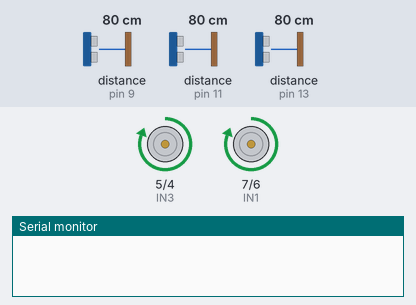
The sketch below on a simulated Arduino Uno, built with avr-gcc and run on an emulated ATmega328P. Shown: motor-driver pin pairs drawn as motors (green arrow = first pin HIGH = forward, orange = second pin HIGH = backward, longer = more drive), the last lines printed to the serial monitor. Wiring (inferred from the names in the program): 3 × ultrasonic range finder: trigger pin 8, echo pin 9 / trigger pin 10, echo pin 11 / trigger pin 12, echo pin 13. The test bench sets the inputs (shaded band); at power-on: distance to the obstacle (sensors on pin 9, pin 11, pin 13) 80 cm. The echo pulse lasts 58.3 µs per cm.

Above: at 2.4 s.
2.5 s: distance to the obstacle (sensor on pin 9) set to 8 cm
6.3 s: distance to the obstacle (sensor on pin 9) set to 5 cm
At 7.4 s:
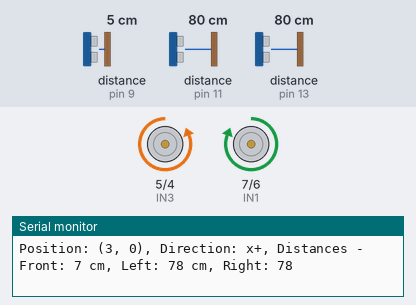
8.5 s: distance to the obstacle (sensor on pin 11) set to 84 cm
At 10.0 s:
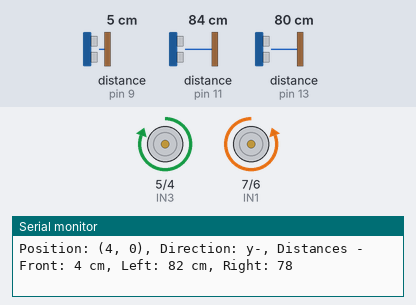
10.7 s: distance to the obstacle (sensor on pin 11) set to 2 cm
At 11.3 s:
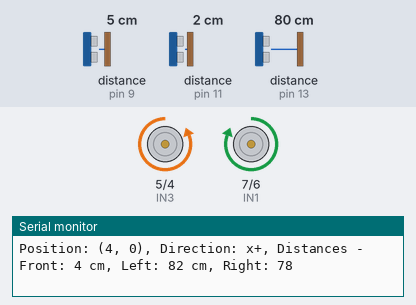
12.9 s: distance to the obstacle (sensor on pin 11) set to 120 cm
At 13.7 s:
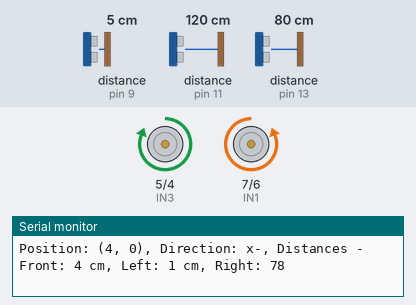
Timing chart, 0 to 15.9 s (numbered marks = the images above; inputs shaded):
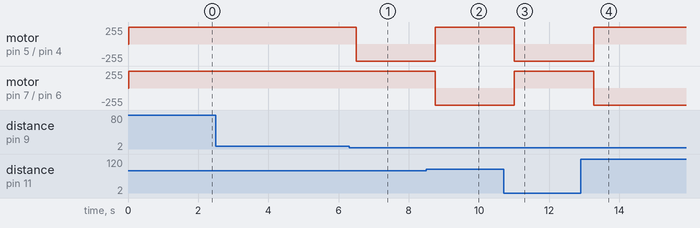

Measured:
- the behaviour switches between 7 and 6 cm on distance to the obstacle (sensor on pin 9) (found by bisection; images 0 and 1)
- the behaviour switches between 80 and 81 cm on distance to the obstacle (sensor on pin 11) (found by bisection; images 1 and 2)
- after the input at 6.3 s, motor on pin 5 (IN3) / pin 4 (IN4): forward 255/255 → backward 255/255 after 0.20 s
- after the input at 8.5 s, motor on pin 5 (IN3) / pin 4 (IN4): backward 255/255 → forward 255/255 after 0.26 s; motor on pin 7 (IN1) / pin 6 (IN2): forward 255/255 → backward 255/255 after 0.26 s
- after the input at 10.7 s, motor on pin 5 (IN3) / pin 4 (IN4): forward 255/255 → backward 255/255 after 0.31 s; motor on pin 7 (IN1) / pin 6 (IN2): backward 255/255 → forward 255/255 after 0.31 s
- after the input at 12.9 s, motor on pin 5 (IN3) / pin 4 (IN4): backward 255/255 → forward 255/255 after 0.37 s; motor on pin 7 (IN1) / pin 6 (IN2): forward 255/255 → backward 255/255 after 0.37 s

The sketch:

smartdrive.ino
```cpp
// Define motor driver pins connected to Arduino
#define IN1 7    // Input 1 for Motor A
#define IN2 6    // Input 2 for Motor A
#define IN3 5    // Input 1 for Motor B
#define IN4 4    // Input 2 for Motor B

// Define ultrasonic sensor pins
#define TRIG_FRONT 8
#define ECHO_FRONT 9
#define TRIG_LEFT 10
#define ECHO_LEFT 11
#define TRIG_RIGHT 12
#define ECHO_RIGHT 13

// Define obstacle detection distance thresholds (in cm)
#define MAP_DETECT_DISTANCE 10
#define OBSTACLE_DETECT_DISTANCE 5

// Define initial position and direction
int xPos = 0, yPos = 0; // Initial coordinates
int direction = 0;      // 0: x+, 1: y+, 2: x-, 3: y-

// Setup function
void setup() {
  // Set all motor driver pins as output
  pinMode(IN1, OUTPUT);
  pinMode(IN2, OUTPUT);
  pinMode(IN3, OUTPUT);
  pinMode(IN4, OUTPUT);

  // Set ultrasonic sensor pins as output/input
  pinMode(TRIG_FRONT, OUTPUT);
  pinMode(ECHO_FRONT, INPUT);
  pinMode(TRIG_LEFT, OUTPUT);
  pinMode(ECHO_LEFT, INPUT);
  pinMode(TRIG_RIGHT, OUTPUT);
  pinMode(ECHO_RIGHT, INPUT);

  // Start serial communication for HC-05 Bluetooth module
  Serial.begin(9600); // Set baud rate to match HC-05's default (9600)
}

// Loop function
void loop() {
  // Measure distances from the three ultrasonic sensors
  int distanceFront = getDistance(TRIG_FRONT, ECHO_FRONT);
  int distanceLeft = getDistance(TRIG_LEFT, ECHO_LEFT);
  int distanceRight = getDistance(TRIG_RIGHT, ECHO_RIGHT);

  // Obstacle avoidance and mapping logic
  if (distanceFront > OBSTACLE_DETECT_DISTANCE) {
    if (distanceFront <= MAP_DETECT_DISTANCE) {
      // Send position and distance to Python for mapping via Bluetooth
      sendPositionAndDistance(distanceFront, distanceLeft, distanceRight);
    }
    // No close obstacle ahead, move forward
    moveForward();
    updatePosition();
  } else {
    // Obstacle detected at 5 cm, decide whether to turn left or right
    if (distanceLeft > distanceRight) {
      turnLeft();
    } else {
      turnRight();
    }
    // Send updated position after turning
    sendPositionAndDistance(distanceFront, distanceLeft, distanceRight);
  }

  delay(100); // Small delay to stabilize sensor readings
}

// Function to measure distance using ultrasonic sensor
int getDistance(int trigPin, int echoPin) {
  digitalWrite(trigPin, LOW);
  delayMicroseconds(2);
  digitalWrite(trigPin, HIGH);
  delayMicroseconds(10);
  digitalWrite(trigPin, LOW);

  long duration = pulseIn(echoPin, HIGH);
  int distance = duration * 0.034 / 2; // Convert time to distance in cm
  return distance;
}

// Function to move the car forward slowly
void moveForward() {
  digitalWrite(IN1, HIGH);
  digitalWrite(IN2, LOW);
  digitalWrite(IN3, HIGH);
  digitalWrite(IN4, LOW);
  delay(1500); // Longer delay for slower movement
}

// Function to turn the car left
void turnLeft() {
  direction = (direction + 1) % 4;  // Update direction (left turn)
  digitalWrite(IN1, LOW);
  digitalWrite(IN2, HIGH);
  digitalWrite(IN3, HIGH);
  digitalWrite(IN4, LOW);
  delay(1000); // Adjust delay for turning angle
}

// Function to turn the car right
void turnRight() {
  direction = (direction + 3) % 4;  // Update direction (right turn)
  digitalWrite(IN1, HIGH);
  digitalWrite(IN2, LOW);
  digitalWrite(IN3, LOW);
  digitalWrite(IN4, HIGH);
  delay(1000); // Adjust delay for turning angle
}

// Function to stop the car
void stopCar() {
  digitalWrite(IN1, LOW);
  digitalWrite(IN2, LOW);
  digitalWrite(IN3, LOW);
  digitalWrite(IN4, LOW);
}

// Function to update the car's position based on the direction
void updatePosition() {
  if (direction == 0) {
    xPos += 1;  // Moving in x+
  } else if (direction == 1) {
    yPos += 1;  // Moving in y+
  } else if (direction == 2) {
    xPos -= 1;  // Moving in x-
  } else if (direction == 3) {
    yPos -= 1;  // Moving in y-
  }
}

// Function to send position and distance data via Bluetooth (HC-05)
void sendPositionAndDistance(int frontDistance, int leftDistance, int rightDistance) {
  Serial.print("Position: ");
  Serial.print("(");
  Serial.print(xPos);
  Serial.print(", ");
  Serial.print(yPos);
  Serial.print("), ");
  Serial.print("Direction: ");
  if (direction == 0) Serial.print("x+");
  else if (direction == 1) Serial.print("y+");
  else if (direction == 2) Serial.print("x-");
  else if (direction == 3) Serial.print("y-");
  Serial.print(", Distances - Front: ");
  Serial.print(frontDistance);
  Serial.print(" cm, Left: ");
  Serial.print(leftDistance);
  Serial.print(" cm, Right: ");
  Serial.println(rightDistance);
}
```
